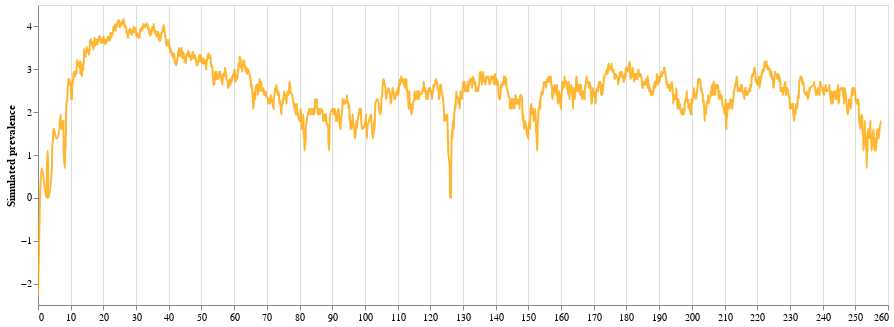

The cell this chart's notebook holds for it:
### Code cell
simulation_df["new_time"] = simulation_df.t *366
line_simulation = alt.Chart(simulation_df).mark_line(interpolate='monotone', opacity = 0.8, clip = True, color = "orange").encode(
    alt.X('new_time', axis=alt.Axis(title="")),
    alt.Y('log_I',axis=alt.Axis(title="Simulated prevalence", grid=False)),
    
    
).properties(
    width=850,
    height=300)
line_simulation

### Figure 1 — Vega-Lite specification as saved in the notebook (floating-point values rounded to 4 significant figures; data arrays with more than 128 entries replaced by an {"elided": "..."} marker saying what was removed)
{"config": {"view": {"continuousWidth": 400, "continuousHeight": 300}}, "data": {"name": "data-1f220f3694f8efe948a7e9a2bd9d6eab"}, "mark": {"type": "line", "clip": true, "color": "orange", "interpolate": "monotone", "opacity": 0.8}, "encoding": {"x": {"axis": {"title": ""}, "field": "new_time", "type": "quantitative"}, "y": {"axis": {"grid": false, "title": "Simulated prevalence"}, "field": "log_I", "type": "quantitative"}}, "height": 300, "width": 850, "$schema": "https://vega.github.io/schema/vega-lite/v4.17.0.json", "datasets": {"data-1f220f3694f8efe948a7e9a2bd9d6eab": {"elided": "3396 records"}}}
